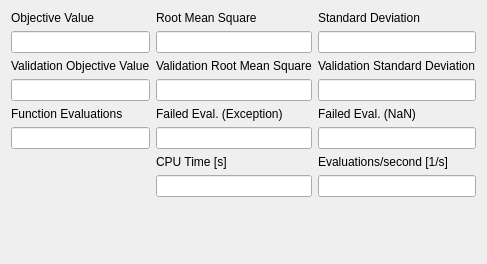
<?xml version="1.0" encoding="utf-8"?>
<ui version="4.0">
<comment> Copyright (C) 2010 - 2013 by Pedro Mendes, Virginia Tech Intellectual </comment>
<comment> Properties, Inc., University of Heidelberg, and The University </comment>
<comment> of Manchester. </comment>
<comment> All rights reserved. </comment>

<comment> Copyright (C) 2008 - 2009 by Pedro Mendes, Virginia Tech Intellectual </comment>
<comment> Properties, Inc., EML Research, gGmbH, University of Heidelberg, </comment>
<comment> and The University of Manchester. </comment>
<comment> All rights reserved. </comment>

<comment> Copyright (C) 2006 - 2007 by Pedro Mendes, Virginia Tech Intellectual </comment>
<comment> Properties, Inc. and EML Research, gGmbH. </comment>
<comment> All rights reserved. </comment>

 <class>CQFittingResultTab1</class>
 <widget class="QWidget" name="CQFittingResultTab1">
  <property name="geometry">
   <rect>
    <x>0</x>
    <y>0</y>
    <width>362</width>
    <height>264</height>
   </rect>
  </property>
  <property name="windowTitle">
   <string>CQFittingResultTab1</string>
  </property>
  <layout class="QVBoxLayout">
   <item>
    <layout class="QGridLayout">
     <item row="1" column="1">
      <widget class="QLineEdit" name="mpEditRMS">
       <property name="readOnly">
        <bool>true</bool>
       </property>
      </widget>
     </item>
     <item row="1" column="2">
      <widget class="QLineEdit" name="mpEditStdDeviation">
       <property name="readOnly">
        <bool>true</bool>
       </property>
      </widget>
     </item>
     <item row="0" column="1">
      <widget class="QLabel" name="mpLblRMS">
       <property name="text">
        <string>Root Mean Square</string>
       </property>
       <property name="wordWrap">
        <bool>false</bool>
       </property>
      </widget>
     </item>
     <item row="5" column="0">
      <widget class="QLineEdit" name="mpEditEvaluations">
       <property name="readOnly">
        <bool>true</bool>
       </property>
      </widget>
     </item>
     <item row="5" column="1">
      <widget class="QLineEdit" name="mpEditFailedEvaluationsExc">
       <property name="readOnly">
        <bool>true</bool>
       </property>
      </widget>
     </item>
     <item row="5" column="2">
      <widget class="QLineEdit" name="mpEditFailedEvaluationsNaN">
       <property name="readOnly">
        <bool>true</bool>
       </property>
      </widget>
     </item>
     <item row="6" column="1">
      <widget class="QLabel" name="mpLblCPUTime">
       <property name="text">
        <string>CPU Time [s]</string>
       </property>
       <property name="wordWrap">
        <bool>false</bool>
       </property>
      </widget>
     </item>
     <item row="2" column="0">
      <widget class="QLabel" name="mpLblCVObjectiveValue">
       <property name="text">
        <string>Validation Objective Value</string>
       </property>
       <property name="wordWrap">
        <bool>false</bool>
       </property>
      </widget>
     </item>
     <item row="2" column="2">
      <widget class="QLabel" name="mpLblCVStdDeviation">
       <property name="text">
        <string>Validation Standard Deviation</string>
       </property>
       <property name="wordWrap">
        <bool>false</bool>
       </property>
      </widget>
     </item>
     <item row="0" column="2">
      <widget class="QLabel" name="mpLblStdDeviation">
       <property name="text">
        <string>Standard Deviation</string>
       </property>
       <property name="wordWrap">
        <bool>false</bool>
       </property>
      </widget>
     </item>
     <item row="2" column="1">
      <widget class="QLabel" name="mpLblCVRMS">
       <property name="text">
        <string>Validation Root Mean Square</string>
       </property>
       <property name="wordWrap">
        <bool>false</bool>
       </property>
      </widget>
     </item>
     <item row="4" column="0">
      <widget class="QLabel" name="mpLblEvaluations">
       <property name="text">
        <string>Function Evaluations</string>
       </property>
       <property name="wordWrap">
        <bool>false</bool>
       </property>
      </widget>
     </item>
     <item row="4" column="1">
      <widget class="QLabel" name="mpLblFailedEvaluationsExc">
       <property name="text">
        <string>Failed Eval. (Exception)</string>
       </property>
       <property name="wordWrap">
        <bool>false</bool>
       </property>
      </widget>
     </item>
     <item row="4" column="2">
      <widget class="QLabel" name="mpLblFailedEvaluationsNaN">
       <property name="text">
        <string>Failed Eval. (NaN)</string>
       </property>
       <property name="wordWrap">
        <bool>false</bool>
       </property>
      </widget>
     </item>
     <item row="7" column="2">
      <widget class="QLineEdit" name="mpEditSpeed">
       <property name="readOnly">
        <bool>true</bool>
       </property>
      </widget>
     </item>
     <item row="7" column="1">
      <widget class="QLineEdit" name="mpEditCPUTime">
       <property name="readOnly">
        <bool>true</bool>
       </property>
      </widget>
     </item>
     <item row="3" column="0">
      <widget class="QLineEdit" name="mpEditCVObjectiveValue">
       <property name="readOnly">
        <bool>true</bool>
       </property>
      </widget>
     </item>
     <item row="0" column="0">
      <widget class="QLabel" name="mpLblObjectiveValue">
       <property name="text">
        <string>Objective Value</string>
       </property>
       <property name="wordWrap">
        <bool>false</bool>
       </property>
      </widget>
     </item>
     <item row="3" column="1">
      <widget class="QLineEdit" name="mpEditCVRMS">
       <property name="readOnly">
        <bool>true</bool>
       </property>
      </widget>
     </item>
     <item row="3" column="2">
      <widget class="QLineEdit" name="mpEditCVStdDeviation">
       <property name="readOnly">
        <bool>true</bool>
       </property>
      </widget>
     </item>
     <item row="1" column="0">
      <widget class="QLineEdit" name="mpEditObjectiveValue">
       <property name="readOnly">
        <bool>true</bool>
       </property>
      </widget>
     </item>
     <item row="6" column="2">
      <widget class="QLabel" name="mpLblSpeed">
       <property name="text">
        <string>Evaluations/second [1/s]</string>
       </property>
       <property name="wordWrap">
        <bool>false</bool>
       </property>
      </widget>
     </item>
    </layout>
   </item>
   <item>
    <spacer name="mpSpacer">
     <property name="orientation">
      <enum>Qt::Vertical</enum>
     </property>
     <property name="sizeType">
      <enum>QSizePolicy::Expanding</enum>
     </property>
     <property name="sizeHint" stdset="0">
      <size>
       <width>20</width>
       <height>20</height>
      </size>
     </property>
    </spacer>
   </item>
  </layout>
 </widget>
 <layoutdefault spacing="6" margin="11"/>
 <resources/>
 <connections/>
</ui>
